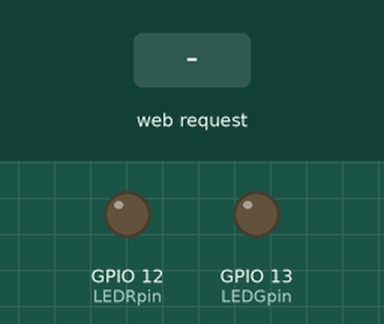
The sketch below on a simulated ESP32. Parts: output pins drawn as LEDs (lit = HIGH). Inputs (shaded band) come from the test bench. WiFi joins after 1.5 s; servers stay silent unless stated; not simulated (calls return 0 or success): ssid_password.h; what the sketch prints to the serial monitor is not drawn.

Above: at 2.7 s.
2.8 s: HTTP request GET /LEDGurl received
At 3.6 s:
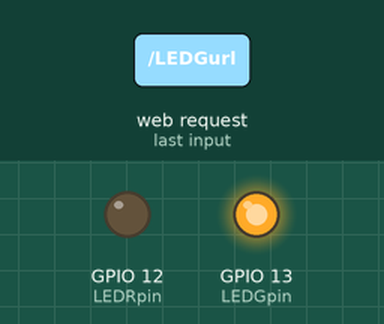
4.3 s: HTTP request GET /LEDRurl received
At 4.8 s:
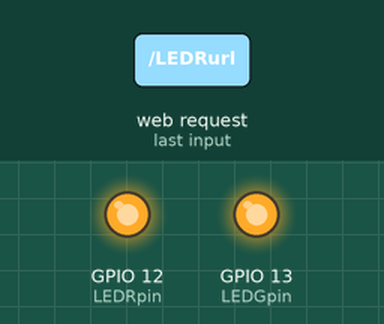
5.8 s: HTTP request GET /LEDGurl received
At 7.1 s:
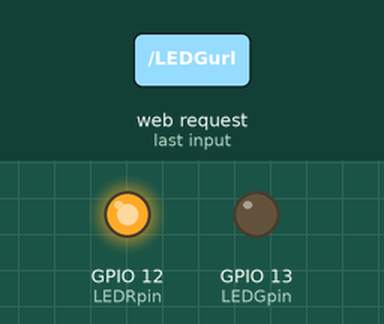
Timing chart, 0 to 8.8 s (numbered marks = the images above; inputs shaded):
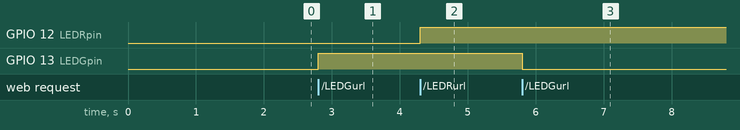

Measured:
- after the input at 2.8 s, GPIO 13 (LEDGpin): LOW → HIGH at once
- after the input at 4.3 s, GPIO 12 (LEDRpin): LOW → HIGH at once
- after the input at 5.8 s, GPIO 13 (LEDGpin): HIGH → LOW at once

The sketch:

Listing7-6_combined.ino
```cpp
/*******************************************************************************
 * Sketch name: Listing 7-6 extended to control two devices
 * Description:
 * Created on:  February 2023
 * Author:      Neil Cameron
 * Book:        ESP32 Communication
 * Chapter :    7 - email and QR codes
 ******************************************************************************/

#include <WebServer.h>          // include webserver library
WebServer server (80);          // associate server with library
#include "buildpage.h"          // webpage HTML code
#include <ssid_password.h>        // Wi-Fi SSID and password
int LEDG = 0, LEDR, LEDGpin = 13, LEDRpin = 12;  // define LED pins
String str;

void setup()
{
  Serial.begin(115200);         // Serial Monitor baud rate
  pinMode(LEDGpin, OUTPUT);        // define LED pins as output
  pinMode(LEDRpin, OUTPUT);
  WiFi.begin(ssidEXT, password);       // connect and initialise Wi-Fi
  while (WiFi.status() != WL_CONNECTED) delay(500);
  Serial.print("IP address ");
  Serial.println(WiFi.localIP());     // display ESP32 IP address
  server.begin();           // initialise server
  server.on("/", base);         // load default webpage
  server.on("/LEDGurl", LEDGfunct);      // map URLs to functions
  server.on("/LEDRurl", LEDRfunct);
}

void base()           // function to transmit HTML code
{             //     for default webpage to client
  server.send(200, "text/html", page);
}

void LEDGfunct()          // function to turn on or off green LED
{
  LEDG = 1 - LEDG;
  digitalWrite(LEDGpin, LEDG);       // update LED state
  str = (LEDG == HIGH ? "ON" : "OFF");    // set str to LED state
  server.send(200, "text/plain", str);    // transmit LED state to client
}

void LEDRfunct()            // similar function for red LED
{
  LEDR = !digitalRead(LEDRpin);
  digitalWrite(LEDRpin, LEDR);
  str = (LEDR == HIGH ? "ON" : "OFF");
  server.send(200, "text/plain", str);
}

void loop()
{
  server.handleClient();        // manage XML HTTP requests
//  delay(2);
}
```

buildpage.h
```cpp
char page[] PROGMEM = R"(
<!DOCTYPE html><html><head>
<meta name='viewport' content='width=device-width, initial-scale=1.0'>
<meta charset='UTF-8'>
<title>QR codes</title>
<style>
body {margin-top:50px; font-family:Arial; text-align:center}
.btn {display:block; width:280px; margin:auto; padding:30px;
      font-size:30px; color:black; text-decoration:none}
.gn {background-color:DarkSeaGreen}
.rd {background-color:Thistle}
td {font-size:30px; text-align:center}
</style></head>
<body>
<h1>QR codes</h1>
<center>
<table style='width:50%'>
<tr><td><button class = 'btn gn' id='LEDG'
         onclick = 'update(id)'>Green LED</button></td>
    <td><button class = 'btn rd' id='LEDR'
         onclick = 'update(id)'>Red LED</button></td></tr>
<tr><td><span id='LEDGstate'>OFF</span></td>
    <td><span id='LEDRstate'>OFF</span></td></tr>
</table>
</center>
<script>
function update(butn)        // function called when button clicked
{
  var URL, state;
  if(butn == 'LEDG')          // green LED button clicked
  {
    URL = 'LEDGurl';          // XMLHTTP request location
    state = 'LEDGstate';        // green LED identifier
  }
  else if(butn == 'LEDR')
  {
    URL = 'LEDRurl';
    state = 'LEDRstate';
  }
  var xhr = new XMLHttpRequest();     // XML HTTP request
  xhr.onreadystatechange = function()   // status of XML HTTP
  {
    if (this.readyState == 4 && this.status == 200)   // server response
    document.getElementById(state).innerHTML = this.responseText;
  };                // identifier state updated
  xhr.open('GET', URL, true);       // URL accessed
  xhr.send();           // transmit XML HTTP request
}
</script>
</body></html>
)";
```
